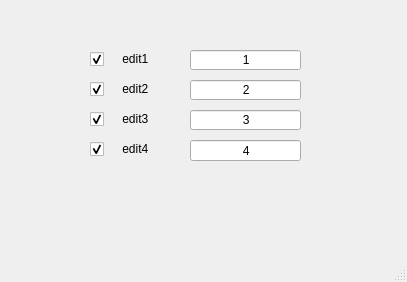
<?xml version="1.0" encoding="UTF-8"?>
<ui version="4.0">
 <class>MainWindow</class>
 <widget class="QMainWindow" name="MainWindow">
  <property name="geometry">
   <rect>
    <x>0</x>
    <y>0</y>
    <width>407</width>
    <height>282</height>
   </rect>
  </property>
  <property name="windowTitle">
   <string>Прятки для виджетов</string>
  </property>
  <widget class="QWidget" name="centralwidget">
   <widget class="QCheckBox" name="checkBox_1">
    <property name="geometry">
     <rect>
      <x>90</x>
      <y>50</y>
      <width>71</width>
      <height>18</height>
     </rect>
    </property>
    <property name="text">
     <string>    edit1</string>
    </property>
    <property name="checked">
     <bool>true</bool>
    </property>
   </widget>
   <widget class="QCheckBox" name="checkBox_2">
    <property name="geometry">
     <rect>
      <x>90</x>
      <y>80</y>
      <width>71</width>
      <height>18</height>
     </rect>
    </property>
    <property name="text">
     <string>    edit2</string>
    </property>
    <property name="checked">
     <bool>true</bool>
    </property>
   </widget>
   <widget class="QCheckBox" name="checkBox_3">
    <property name="geometry">
     <rect>
      <x>90</x>
      <y>110</y>
      <width>71</width>
      <height>18</height>
     </rect>
    </property>
    <property name="text">
     <string>    edit3</string>
    </property>
    <property name="checked">
     <bool>true</bool>
    </property>
   </widget>
   <widget class="QLineEdit" name="lineEdit_1">
    <property name="geometry">
     <rect>
      <x>190</x>
      <y>50</y>
      <width>111</width>
      <height>20</height>
     </rect>
    </property>
    <property name="inputMask">
     <string>               1</string>
    </property>
    <property name="text">
     <string>               1</string>
    </property>
   </widget>
   <widget class="QLineEdit" name="lineEdit_2">
    <property name="geometry">
     <rect>
      <x>190</x>
      <y>80</y>
      <width>111</width>
      <height>20</height>
     </rect>
    </property>
    <property name="inputMask">
     <string>               2</string>
    </property>
    <property name="dragEnabled">
     <bool>false</bool>
    </property>
   </widget>
   <widget class="QLineEdit" name="lineEdit_3">
    <property name="geometry">
     <rect>
      <x>190</x>
      <y>110</y>
      <width>111</width>
      <height>20</height>
     </rect>
    </property>
    <property name="inputMask">
     <string>               3</string>
    </property>
    <property name="dragEnabled">
     <bool>false</bool>
    </property>
   </widget>
   <widget class="QCheckBox" name="checkBox_4">
    <property name="geometry">
     <rect>
      <x>90</x>
      <y>140</y>
      <width>71</width>
      <height>18</height>
     </rect>
    </property>
    <property name="text">
     <string>    edit4</string>
    </property>
    <property name="checked">
     <bool>true</bool>
    </property>
   </widget>
   <widget class="QLineEdit" name="lineEdit_4">
    <property name="geometry">
     <rect>
      <x>190</x>
      <y>140</y>
      <width>111</width>
      <height>21</height>
     </rect>
    </property>
    <property name="inputMask">
     <string>               4</string>
    </property>
    <property name="text">
     <string>               4</string>
    </property>
    <property name="dragEnabled">
     <bool>false</bool>
    </property>
   </widget>
  </widget>
  <widget class="QStatusBar" name="statusbar"/>
 </widget>
 <resources/>
 <connections/>
</ui>
